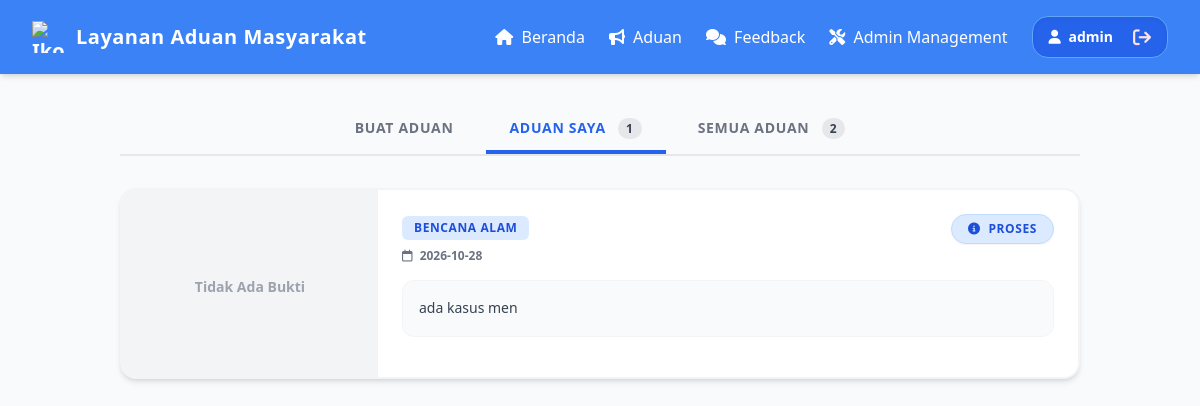
/aduan.php?tab=histori (signed in), run on the app's committed database.
### tables this page shows
CREATE TABLE `pengaduan` (
  `id` int(11) NOT NULL,
  `user_id` int(11) DEFAULT NULL,
  `kategori` varchar(50) DEFAULT NULL,
  `tanggal` date DEFAULT NULL,
  `isi` text DEFAULT NULL,
  `bukti` varchar(255) DEFAULT NULL,
  `status` enum('pending','proses','selesai','ditolak') DEFAULT 'pending',
  `tanggapan` text DEFAULT NULL
);

### aduan.php (the view, shortened to what this page needs)
<?php
require 'koneksi.php';
$user_id = $_SESSION['user_id'];
$histori = mysqli_query($conn, "SELECT * FROM pengaduan WHERE user_id='$user_id' ORDER BY id DESC");
$total_histori = mysqli_num_rows($histori);
$semua_aduan = mysqli_query($conn, "SELECT p.*, u.username FROM pengaduan p JOIN users u ON p.user_id = u.id ORDER BY p.id DESC");
$total_semua = mysqli_num_rows($semua_aduan);
?>
<!DOCTYPE html>
<html lang="id">
<head>
    <script src="https://cdn.tailwindcss.com"></script>
    <link rel="stylesheet" href="https://cdnjs.cloudflare.com/ajax/libs/font-awesome/6.5.1/css/all.min.css">
</head>
<body class="bg-gray-50">
    <?php include 'nav.php'; ?>
    <div class="container mx-auto p-8 max-w-5xl">
        <div class="flex flex-wrap justify-center border-b-2 border-gray-200 mb-8 gap-2">
            <button onclick="openTab('pilih')" id="tab-pilih" class="py-3 px-6 font-extrabold text-sm uppercase tracking-wider border-b-4 text-blue-600 border-blue-600 transition cursor-pointer">Buat Aduan</button>
            <button onclick="openTab('histori')" id="tab-histori" class="py-3 px-6 font-extrabold text-sm uppercase tracking-wider border-b-4 text-gray-500 border-transparent hover:text-blue-500 transition cursor-pointer">Aduan Saya <span class="bg-gray-200 text-gray-700 ml-2 px-2 py-0.5 rounded-full text-xs"><?php echo $total_histori; ?></span></button>
            <button onclick="openTab('semua')" id="tab-semua" class="py-3 px-6 font-extrabold text-sm uppercase tracking-wider border-b-4 text-gray-500 border-transparent hover:text-blue-500 transition cursor-pointer">Semua Aduan <span class="bg-gray-200 text-gray-700 ml-2 px-2 py-0.5 rounded-full text-xs"><?php echo $total_semua; ?></span></button>
        </div>
        <div id="content-histori" class="hidden transition-all duration-300">
            <div class="flex flex-col gap-6">
                <?php while($row = mysqli_fetch_assoc($histori)): ?>
                <div class="flex flex-col md:flex-row border-2 border-gray-100 rounded-2xl shadow-md bg-white overflow-hidden hover:shadow-lg transition">
                    <div class="md:w-64 h-48 md:h-auto bg-gray-100 flex items-center justify-center relative shrink-0">
                        <?php if(!empty($row['bukti']) && file_exists('uploads/'.$row['bukti'])): ?>
                            <img src="uploads/<?php echo htmlspecialchars($row['bukti']); ?>" class="w-full h-full object-cover">
                        <?php else: ?>
                            <div class="text-gray-400 font-bold text-center flex flex-col items-center">
                                <span class="text-sm">Tidak Ada Bukti</span>
                            </div>
                        <?php endif; ?>
                    </div>
                    <div class="flex-1 p-6 flex flex-col">
                        <div class="flex justify-between items-start mb-4">
                            <div>
                                <span class="bg-blue-100 text-blue-700 px-3 py-1 rounded-md text-xs font-black tracking-wider uppercase mb-2 inline-block"><?php echo htmlspecialchars($row['kategori']); ?></span>
                                <div class="text-xs text-gray-500 font-bold"><i class="fa-regular fa-calendar mr-1"></i> <?php echo htmlspecialchars($row['tanggal']); ?></div>
                            </div>
                            <div class="flex gap-2 items-center">
                                <?php
                                    $statusColor = 'bg-yellow-100 text-yellow-700 border-yellow-200';
                                    $statusText = 'Menunggu';
                                    if($row['status'] == 'proses') { $statusColor = 'bg-blue-100 text-blue-700 border-blue-200'; $statusText = 'Proses'; }
                                ?>
                                <span class="border <?php echo $statusColor; ?> px-4 py-1.5 rounded-full uppercase text-xs tracking-wider font-extrabold shadow-sm"><i class="fa-solid fa-circle-info mr-1"></i> <?php echo htmlspecialchars($statusText); ?></span>
                            </div>
                        </div>
                        <div class="bg-gray-50 p-4 rounded-xl text-sm text-gray-700 leading-relaxed border border-gray-100 mb-4 flex-1">
                            <?php echo nl2br(htmlspecialchars($row['isi'])); ?>
                        </div>
                    </div>
                </div>
                <?php endwhile; ?>
            </div>
        </div>
    </div>
</body>
</html>

### nav.php (style rules this page uses)
body { -webkit-user-select: none; -moz-user-select: none; -ms-user-select: none; user-select: none; }

### data on the page
pengaduan: shows "Tidak Ada Bukti", kategori "BENCANA ALAM", tanggal "2026-10-28", status "PROSES", isi "ada kasus men"

### other printed values
$_SESSION['username'] "admin"
$total_histori "1"
$total_semua "2"
